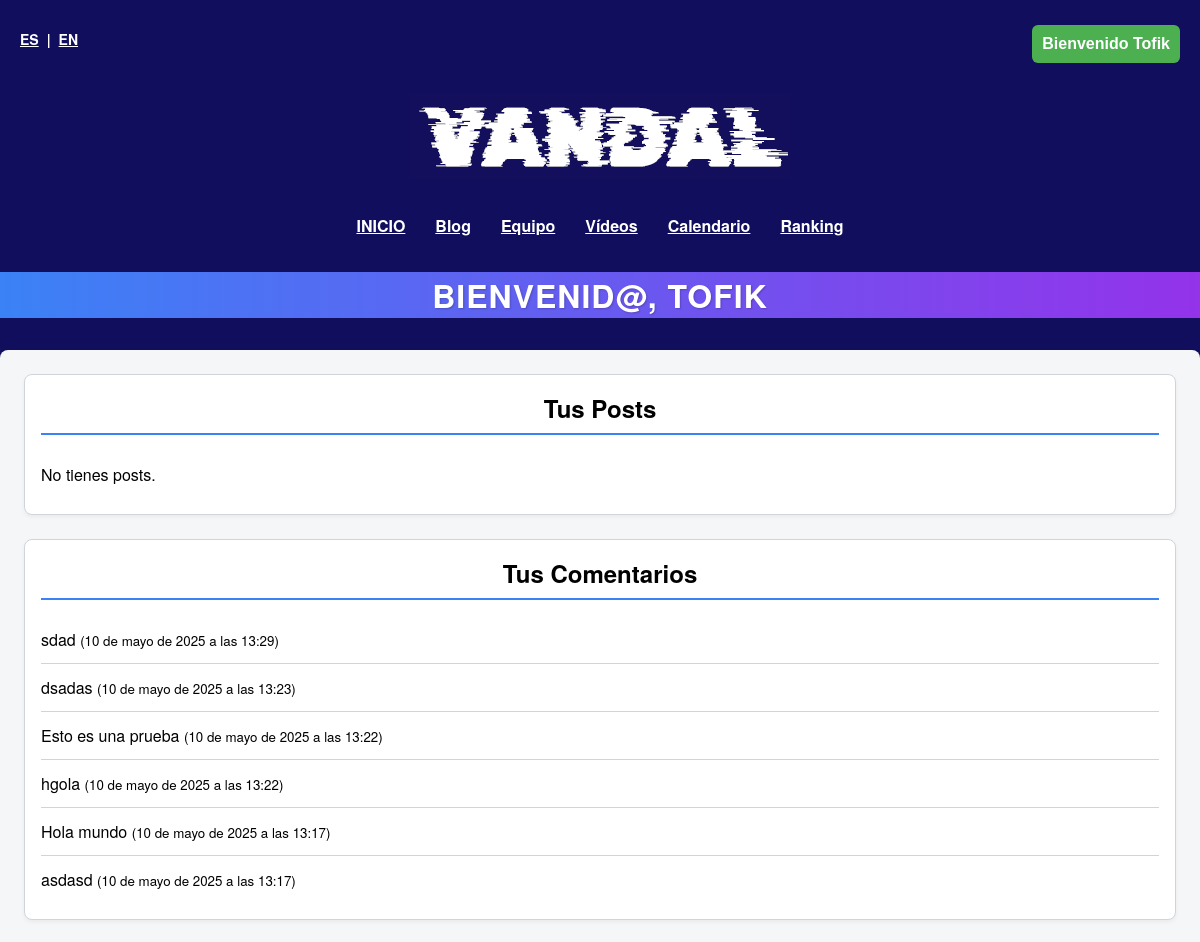
Page /es/dashboard/suscriptor/ (signed in, upper part) on the earlier database version.
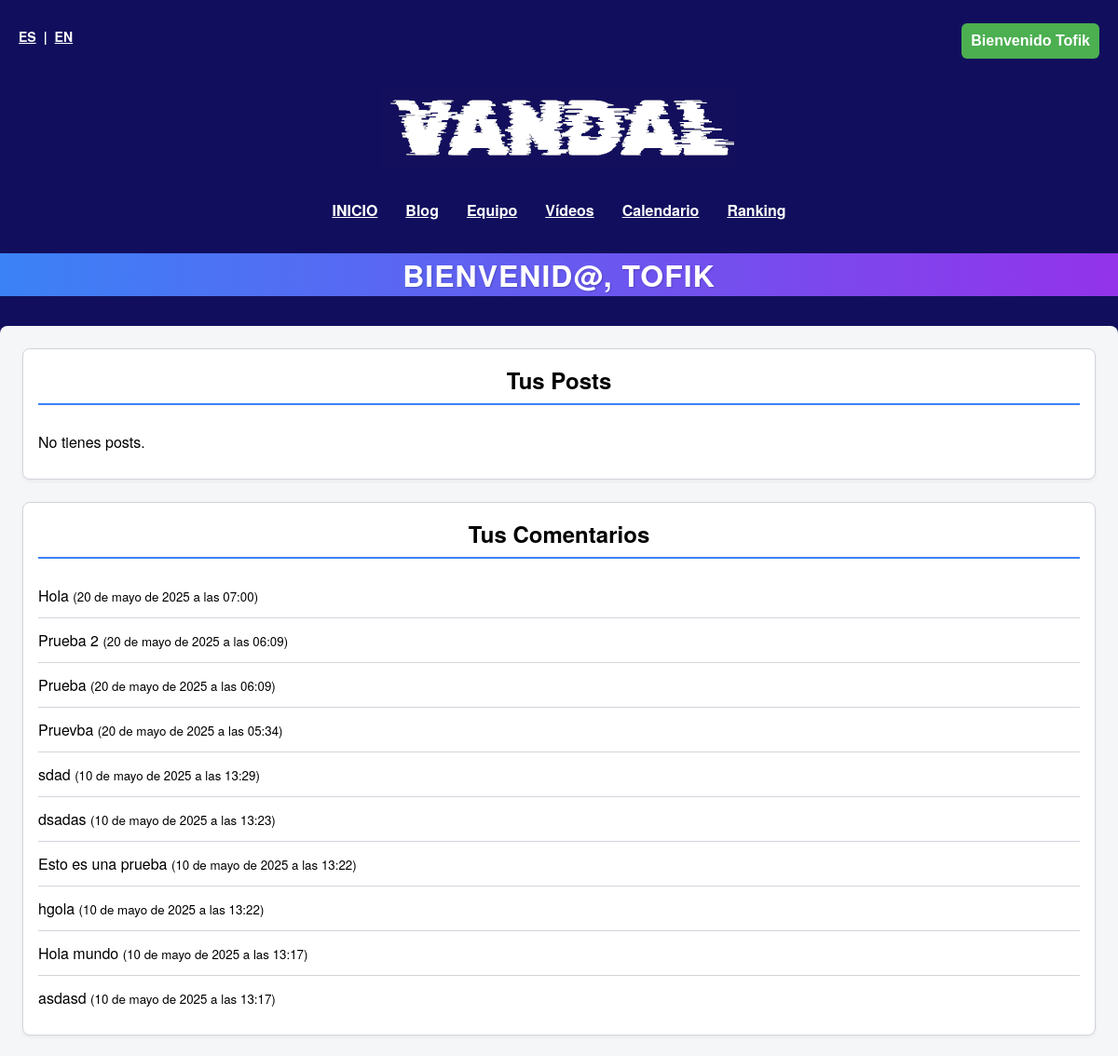
Same page on the later database version.
### vandalproy/models.py (models this page shows, shortened)
class BlogComment(models.Model):
    id = models.AutoField(primary_key=True)
    post = models.ForeignKey(
        BlogPost,
        on_delete=models.CASCADE,
        related_name="comments",
        null=True,
        blank=True,
    )
    user = models.ForeignKey(User, on_delete=models.CASCADE)
    content = models.TextField()
    created_at = models.DateTimeField(auto_now_add=True)
    parent = models.ForeignKey(
        "self", null=True, blank=True, on_delete=models.CASCADE, related_name="replies"
    )

### vandalproy/views.py (the view, shortened to what this page needs)
# urls.py: path('dashboard/<str:role>/', user_dashboard, name='dashboard_view'),
@login_required
def user_dashboard(request, role):
    pwd_form = PasswordChangeForm(user=request.user)
    comments = BlogComment.objects.filter(user=request.user).order_by("-created_at")
    context = {
        "comments": comments,
        "password_form": pwd_form,
    }
    if role in ["colaborador", "redactor"]:
        context["posts"] = BlogPost.objects.filter(author=request.user)
    templates = {
        "redactor": "usuarios/dashboard_redactor.html",
        "colaborador": "usuarios/dashboard_colaborador.html",
        "suscriptor": "usuarios/dashboard_suscriptor.html",
    }
    return render(request, templates[role], context)

### vandalproy/context_processors.py (called while the page is built)
def user_role(request):
    if request.user.is_authenticated:
        try:
            role = UserRole.objects.get(user=request.user).role
        except UserRole.DoesNotExist:
            role = None
    else:
        role = None
    return {"role": role}

### templates/usuarios/dashboard_suscriptor.html (shortened to what this page needs)
{% extends "common/base.html" %}
{% load i18n %}
{% load static %}
{% block content %}
    <body>
        <h1 class="dashboard-title">Bienvenid@, {{ user.username }}</h1>
        <div class="dashboard-container">
            <div class="dashboard-card">
                <h2>Tus Posts</h2>
                <ul class="dashboard-list">
                    {% for p in posts %}
                    <li><a href="{% url 'blog_post' p.id %}">{{ p.title }}</a></li>
                    {% empty %}
                    <li>No tienes posts.</li>
                    {% endfor %}
                </ul>
            </div>
            <div class="dashboard-card">
                <h2>Tus Comentarios</h2>
                <ul class="dashboard-list">
                    {% for c in comments %}
                    <li>
                        <div class="comment-item">
                            <div class="content">{{ c.content }} <small>({{ c.created_at }})</small></div>
                        </div>
                    </li>
                    {% empty %}
                    <li>No tienes comentarios.</li>
                    {% endfor %}
                </ul>
            </div>
        </div>
  {% endblock %}

Differences in the rows shown:
added BlogComment: content "Hola", created_at "20 de mayo de 2025 a las 07:00"
added BlogComment: content "Prueba 2", created_at "20 de mayo de 2025 a las 06:09"
added BlogComment: content "Prueba", created_at "20 de mayo de 2025 a las 06:09"
added BlogComment: content "Pruevba", created_at "20 de mayo de 2025 a las 05:34"
